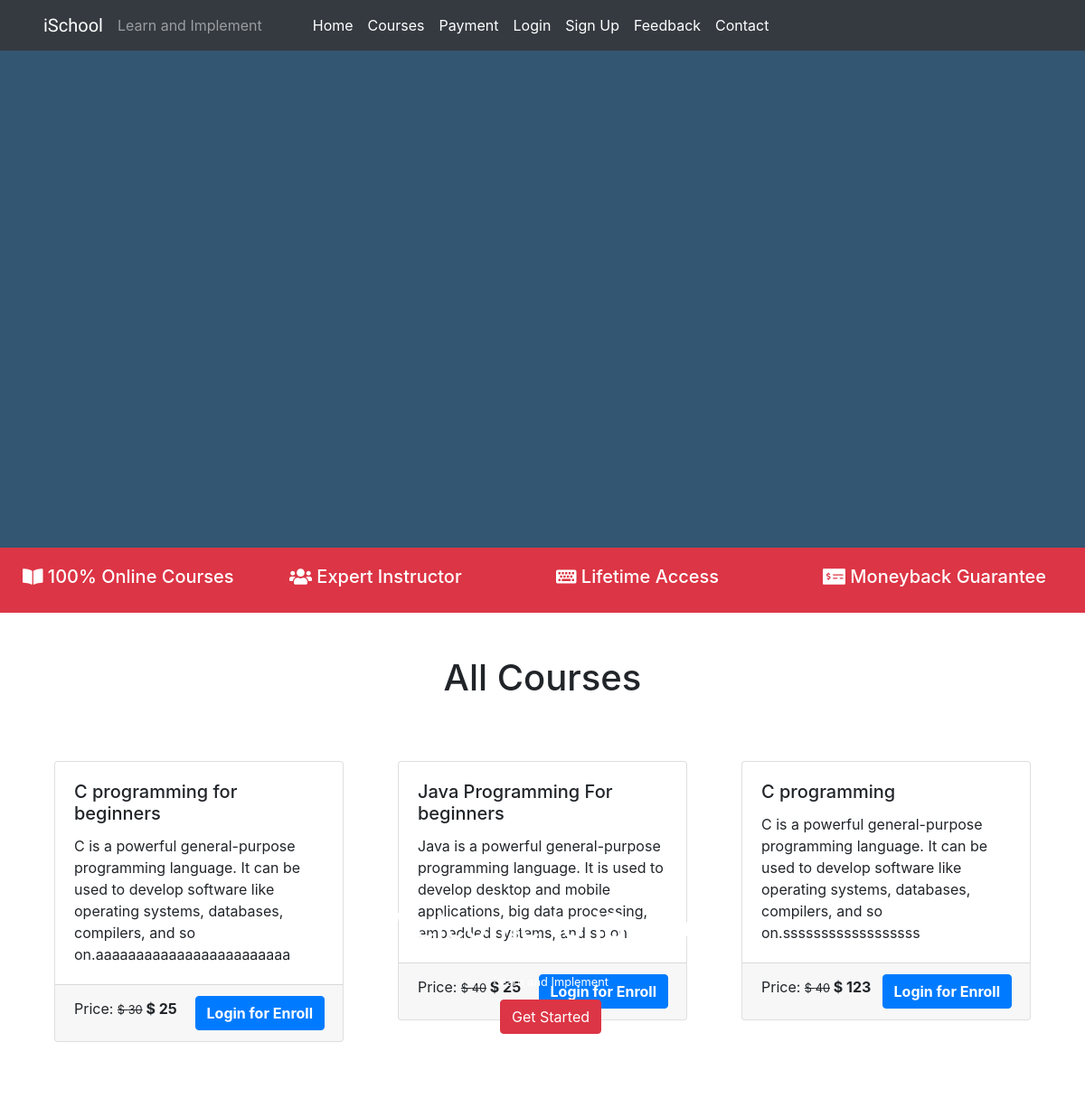
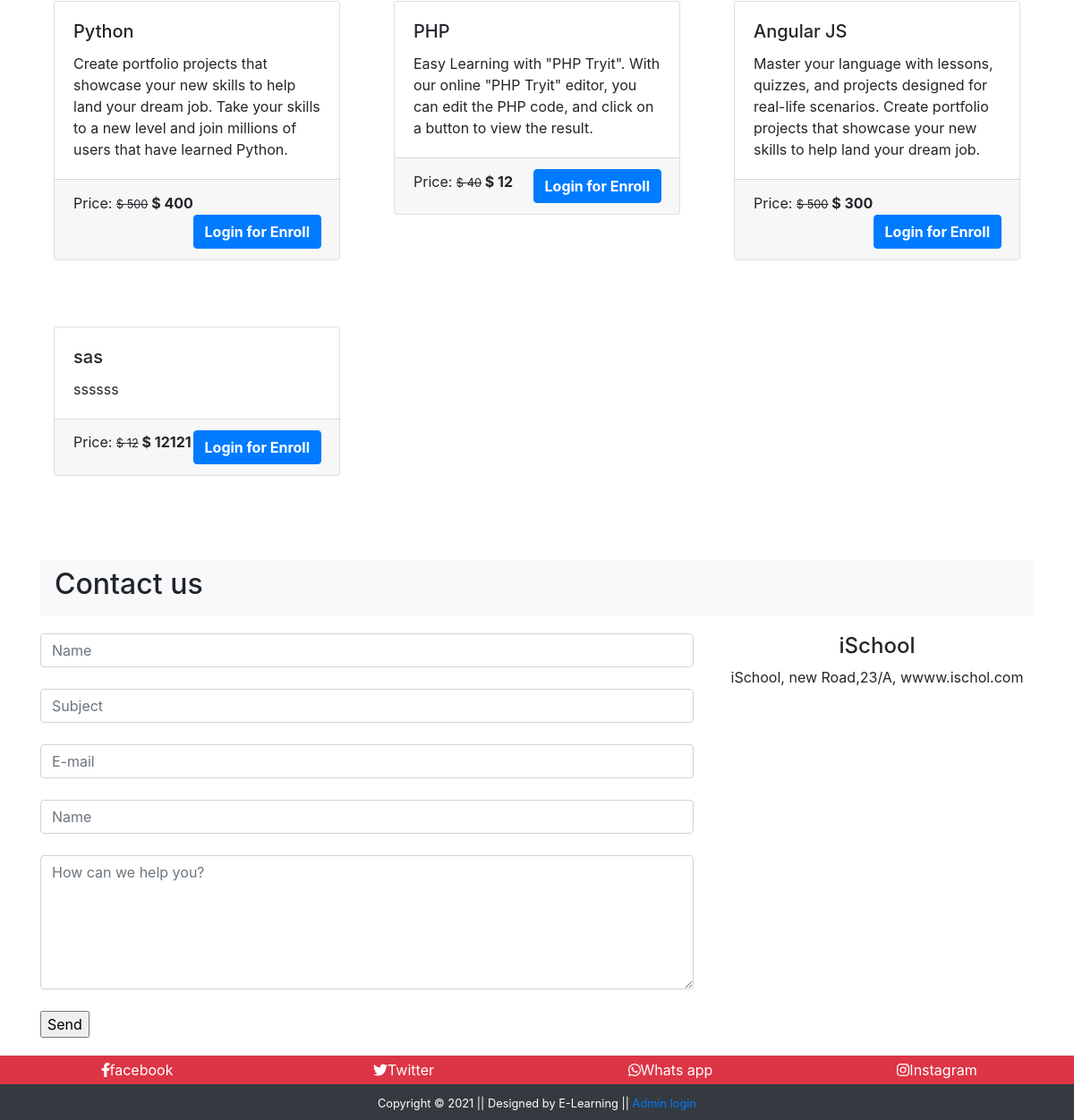
The page / on the database its author committed (2 pictures, top to bottom).
### tables this page shows
CREATE TABLE `course` (
  `course_id` int(11) NOT NULL,
  `course_name` text NOT NULL,
  `course_desc` text NOT NULL,
  `course_author` varchar(255) NOT NULL,
  `course_img` text NOT NULL,
  `course_duration` int(11) NOT NULL,
  `course_price` int(11) NOT NULL,
  `course_org_price` int(11) NOT NULL,
  `create_time` date NOT NULL,
  `end_time` date NOT NULL,
  `enroll_duration` int(11) NOT NULL,
  `total_seat` int(11) NOT NULL
);

### classes/database.php (called while the page is built, shortened)
<?php
class Database
{
    private $db_host = "localhost";
    private $db_user = "root";
    private $db_password = "";
    private $db_name = "lms_db";
    function __construct()
    {
        $this->conn = new mysqli($this->db_host, $this->db_user, $this->db_password, $this->db_name);
    }
}

### classes/course.php (called while the page is built, shortened)
<?php
include_once("database.php");
class Course{
    private $db;
    function __construct(){
        $this->db = new Database();
    }
    function getAllCourse()
    {
        $sql = "SELECT * from course ";
        $result = $this-> db -> conn-> query($sql);
        return $result;
    }
}
?>

### popular_course_index.php (the view, shortened to what this page needs)
<?php
include_once("classes/database.php");
include_once("classes/course.php");
?>
<?php
if(!isset($_SESSION['is_login']))
{
?>
<div class="container mt-5">
    <h1 class="text-center">All Courses</h1>
    <div class="card-deck mt-4 row mb-3">
        <?php
            $course = new Course();
            $res = $course -> getAllCourse();
            while ($row = $res->fetch_assoc())
            {
                ?>
                   <div class="col-md-4" style="margin-bottom: 50px;">
                    <a href="" class="btn" style="text-align:left; padding:0px; margin:0px; ">
                    <div class="card">
                        <div class="card-body">
                            <h5 class="card-title"><?php echo $row['course_name']?></h5>
                            <p class="card-text">
                            <?php echo$row['course_desc']?>
                            </p>
                        </div>
                        <div class="card-footer">
                            <p class="card-text d-inline">Price: <small><del>
                                        &#36 <?php echo $row['course_org_price'] ?></del></small><span class="font-weight-bolder">
                                    &#36 <?php echo $row['course_price']?></span></p>
                                     <a href="#" class="btn btn-primary text-white font-weight-bolder float-right" data-toggle="modal"data-target="#stuLoginModalCenter">Login for Enroll</a>
                            </div>
                        </div>
                        </a>
                    </div>
                    <?php
}
}
?>
</div>
</div>

### mainInclude/header.php (shortened to what this page needs)
<!DOCTYPE html>
<html lang="en">
<head>
    <link rel="stylesheet" href="https://stackpath.bootstrapcdn.com/bootstrap/4.4.1/css/bootstrap.min.css"
>
    <link rel="stylesheet" href="css/all.min.css">
    <link rel="stylesheet" href="css/style.css">
</head>
<body>
    <nav class="navbar navbar-expand-sm navbar-dark bg-dark pl-5 fixed-top">
        <a class="navbar-brand" href="index.php">iSchool</a>
        <span class="navbar-text">Learn and Implement</span>
        <div class="collapse navbar-collapse" id="navbarNavAltMarkup">
            <ul class="navbar-nav custom-nav pl-5">
                <li class="nav-item custom-nav-item"><a href="#" class="nav-link">Home</a> </li>
                <li class="nav-item custom-nav-item"><a href="courses.php" class="nav-link">Courses</a> </li>
                <li class="nav-item custom-nav-item"><a href="#" class="nav-link">Payment</a> </li>
                <?php
                    if(isset($_SESSION['is_login']))
                    {
                        echo '<li class="nav-item custom-nav-item"><a href="\Elearning\Student\profile.php" class="nav-link">My profile</a></li>';
                        echo '<li class="nav-item custom-nav-item"><a href="logout.php" class="nav-link">Logout</a></li>';
                    }
                    elseif(isset($_SESSION['adminLogin']))
                    {
                        echo '<li class="nav-item custom-nav-item"><a href="Admin/adminDashboard.php" class="nav-link">Dashboard</a></li>';
                        echo '<li class="nav-item custom-nav-item"><a href="logout.php" class="nav-link">Logout</a></li>';
                    }
                    else
                    {
                        echo '<li class="nav-item custom-nav-item"><a href="#" class="nav-link" data-toggle="modal"
                        data-target="#stuLoginModalCenter">Login</a></li>
                        <li class="nav-item custom-nav-item"><a href="#" class="nav-link" data-toggle="modal"
                        data-target="#stuRegModalCenter">Sign Up</a></li>';
                    }
                ?>
                <li class="nav-item custom-nav-item"><a href="#" class="nav-link">Feedback</a></li>
                <li class="nav-item custom-nav-item"><a href="#" class="nav-link">Contact</a></li>
            </ul>
        </div>
    </nav>

### index.php (shortened to what this page needs)
<?php
    include('mainInclude/header.php');
    ?>
<div class="container-fluid remove-vid-marg">
    <div class="vid-parent">
        <div class="vid-overlay">
        </div>
    </div>
    <div class="vid-content">
        <h1 class="my-content" style="color: #fff;">Welcome to iSchool</h1><br>
        <small class="my-content" style="color: #fff;">Learn and Implement</small><br />
        <?php
        if(!isset($_SESSION['is_login']) && !isset($_SESSION['adminLogin']))
        {
            echo '<a href="#" class="btn btn-danger" data-toggle="modal" data-target="#stuRegModalCenter">Get Started</a>';
        }
        ?>
    </div>
</div>
<div class="container-fluid bg-danger txt-banner">
    <div class="row bottom-banner">
        <div class="col-sm">
            <h5><i class="fas fa-book-open"></i> 100% Online Courses</h5>
        </div>
        <div class="col-sm">
            <h5><i class="fas fa-users"></i>
                Expert Instructor</h5>
        </div>
        <div class="col-sm">
            <h5><i class="fas fa-keyboard"></i>
                Lifetime Access</h5>
        </div>
        <div class="col-sm">
            <h5><i class="fas fa-money-check-alt"></i></i>
                Moneyback Guarantee</h5>
        </div>
    </div>
</div>
<?php
        include('popular_course_index.php');
    ?>
<?php
if(!isset($_SESSION['adminLogin']))
{
        include('./contact.php');
}
?>
<?php
if(!isset($_SESSION['is_login']) && !isset($_SESSION['adminLogin']))
{
    include('mainInclude/footer.php');
}
?>

### contact.php
<div class="container mt-4" id="contact">
    <nav class="navbar navbar-light bg-light">
        <h2 style="text-align:center">Contact us</h2>
    </nav>
    <div class="row">
        <div class="col-md-8">
            <form action="" method="post">
                <input type="text" class="form-control" name="name" placeholder="Name"><br>
                <input type="text" class="form-control" name="subject" placeholder="Subject"><br>
                <input type="email" class="form-control" name="email" placeholder="E-mail"><br>
                <input type="text" class="form-control" name="name" placeholder="Name"><br>
                <textarea class="form-control" name="message" placeholder="How can we help you?"
                    style="height: 150px"></textarea><br>
                <input type="submit" value="Send" name="submit">
            </form>
        </div>
        <div class="col-md-4 stripe text-black text-center">
            <h4>iSchool</h4>
            <p>iSchool, new Road,23/A, wwww.ischol.com</p>
        </div>
    </div>
</div>

### mainInclude/footer.php (shortened to what this page needs)
<div class="container-fluid bg-danger">
    <div class="row text-white text-center p-1">
        <div class="col-sm">
            <a class="text-white social hover" href=""><i class="fab fa-facebook-f"></i>facebook</a>
        </div>
        <div class="col-sm">
            <a class="text-white social hover" href=""><i class="fab fa-twitter"></i>Twitter</a>
        </div>
        <div class="col-sm">
            <a class="text-white social hover" href=""><i class="fab fa-whatsapp"></i>Whats app</a>
        </div>
        <div class="col-sm">
            <a class="text-white social hover" href=""><i class="fab fa-instagram"></i>Instagram</a>
        </div>
    </div>
</div>
<footer class="container-fluid bg-dark text-center p-2">
    <small class="text-white"> Copyright &copy; 2021 || Designed by E-Learning || <a href="#login" data-toggle="modal"
            data-target="#adminLoginModalCenter"> Admin login </a> </small>
</footer>
</body>
</html>

### css/style.css (style rules this page uses)
.navbar-brand { font-family: "Limelight", cursive; color: #fff; }
.custom-nav .custom-nav-item a { color: #fff !important; }
.remove-vid-marg { margin: 0px; padding: 0px; }
.vid-parent { position: relative; }
.vid-overlay { position: absolute; top: 0; left: 0; height: 100%; width: 100%; background-color: #002c50; opacity: 0.8; }
.vid-content { position: absolute; z-index: 2; top: 40%; left: 35%; text-align: center; }
.my-content { padding: 10px 0; display: inline-block; }
.bottom-banner { color: #fff; padding: 10px; }
.row { padding-bottom: 20px; padding-top: 20px; }

### popular_course_index.php (style rules this page uses)
.col-md-4 { margin-bottom: 40px; }

### rows shown on the page
course: course_name "C programming for beginners", course_desc "C is a powerful general-purpose programming language. It can be used to develop software like operating systems, databases, compilers, and so on.aaaaaaaaaaaaaaaaaaaaaaaa", course_org_price "30", course_price "25"
course: course_name "Java Programming For beginners", course_desc "Java is a powerful general-purpose programming language. It is used to develop desktop and mobile applications, big data processing, embedded systems, and so on", course_org_price "40", course_price "25"
course: course_name "C programming", course_desc "C is a powerful general-purpose programming language. It can be used to develop software like operating systems, databases, compilers, and so on.ssssssssssssssssss", course_org_price "40", course_price "123"
course: course_name "Python", course_desc "Create portfolio projects that showcase your new skills to help land your dream job. Take your skills to a new level and join millions of users that have learned Python.", course_org_price "500", course_price "400"
course: course_name "PHP", course_desc "Easy Learning with \"PHP Tryit\". With our online \"PHP Tryit\" editor, you can edit the PHP code, and click on a button to view the result.", course_org_price "40", course_price "12"
course: course_name "Angular JS", course_desc "Master your language with lessons, quizzes, and projects designed for real-life scenarios. Create portfolio projects that showcase your new skills to help land your dream job.", course_org_price "500", course_price "300"
course: course_name "sas", course_desc "ssssss", course_org_price "12", course_price "12121"
